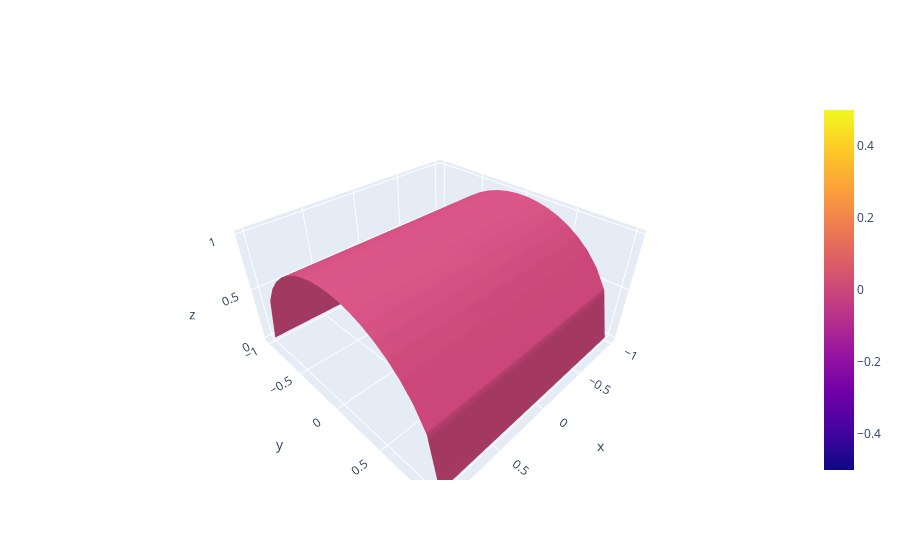

Notebook source saved alongside this figure:
### Code cell
u, v = sympy.symbols("u v")
f_explicit = sympy.sqrt(1 - v**2)

x, y = u, v

# coordinate range
xx = np.linspace(-1, 1, 20)
yy = np.linspace(-1, 1, 20)

# make coordinate point
X, Y = np.meshgrid(xx, yy)

# dependent variable point on coordinate
f2 = sympy.lambdify((x, y), f_explicit)
Z = f2(X, Y)

fig = go.Figure(go.Surface(x=X, y=Y, z=Z, surfacecolor=np.zeros_like(Z)))
fig.show()

### Figure 1 — Plotly figure (JSON) as saved in the notebook; plotly's stock layout.template omitted (floating-point values rounded to 4 significant figures; data arrays with more than 128 entries replaced by an {"elided": "..."} marker saying what was removed)
{"data": [{"surfacecolor": {"elided": "20x20 int values"}, "type": "surface", "x": {"elided": "20x20 float values"}, "y": {"elided": "20x20 float values"}, "z": {"elided": "20x20 float values"}}], "layout": {}}
